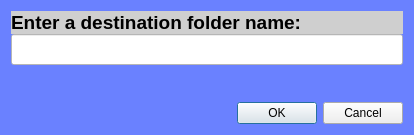
<?xml version="1.0" encoding="UTF-8"?>
<ui version="4.0">
 <class>addDestinationDialog</class>
 <widget class="QDialog" name="addDestinationDialog">
  <property name="windowModality">
   <enum>Qt::ApplicationModal</enum>
  </property>
  <property name="geometry">
   <rect>
    <x>0</x>
    <y>0</y>
    <width>414</width>
    <height>135</height>
   </rect>
  </property>
  <property name="font">
   <font>
    <pointsize>13</pointsize>
   </font>
  </property>
  <property name="windowTitle">
   <string>Add Destination</string>
  </property>
  <property name="styleSheet">
   <string notr="true">QDialog{ background-color: rgb(106, 129, 255); }</string>
  </property>
  <layout class="QGridLayout" name="gridLayout">
   <item row="0" column="0">
    <layout class="QVBoxLayout" name="verticalLayout">
     <property name="spacing">
      <number>0</number>
     </property>
     <item>
      <widget class="QLabel" name="label">
       <property name="font">
        <font>
         <pointsize>14</pointsize>
         <weight>75</weight>
         <bold>true</bold>
        </font>
       </property>
       <property name="styleSheet">
        <string notr="true">background-color: rgb(207, 207, 207);</string>
       </property>
       <property name="text">
        <string>Enter a destination folder name:</string>
       </property>
      </widget>
     </item>
     <item>
      <widget class="QLineEdit" name="newDestinationLineEdit">
       <property name="sizePolicy">
        <sizepolicy hsizetype="Minimum" vsizetype="Fixed">
         <horstretch>0</horstretch>
         <verstretch>0</verstretch>
        </sizepolicy>
       </property>
       <property name="minimumSize">
        <size>
         <width>350</width>
         <height>0</height>
        </size>
       </property>
       <property name="maximumSize">
        <size>
         <width>16777213</width>
         <height>16777215</height>
        </size>
       </property>
       <property name="font">
        <font>
         <pointsize>14</pointsize>
         <weight>75</weight>
         <bold>true</bold>
        </font>
       </property>
       <property name="styleSheet">
        <string notr="true">background-color: rgb(255, 255, 255);</string>
       </property>
      </widget>
     </item>
     <item>
      <spacer name="verticalSpacer">
       <property name="orientation">
        <enum>Qt::Vertical</enum>
       </property>
       <property name="sizeHint" stdset="0">
        <size>
         <width>17</width>
         <height>20</height>
        </size>
       </property>
      </spacer>
     </item>
     <item>
      <widget class="QDialogButtonBox" name="buttonBox">
       <property name="orientation">
        <enum>Qt::Horizontal</enum>
       </property>
       <property name="standardButtons">
        <set>QDialogButtonBox::Cancel|QDialogButtonBox::Ok</set>
       </property>
      </widget>
     </item>
    </layout>
   </item>
  </layout>
 </widget>
 <resources/>
 <connections>
  <connection>
   <sender>buttonBox</sender>
   <signal>accepted()</signal>
   <receiver>addDestinationDialog</receiver>
   <slot>accept()</slot>
   <hints>
    <hint type="sourcelabel">
     <x>230</x>
     <y>105</y>
    </hint>
    <hint type="destinationlabel">
     <x>157</x>
     <y>134</y>
    </hint>
   </hints>
  </connection>
  <connection>
   <sender>buttonBox</sender>
   <signal>rejected()</signal>
   <receiver>addDestinationDialog</receiver>
   <slot>reject()</slot>
   <hints>
    <hint type="sourcelabel">
     <x>298</x>
     <y>111</y>
    </hint>
    <hint type="destinationlabel">
     <x>286</x>
     <y>134</y>
    </hint>
   </hints>
  </connection>
  <connection>
   <sender>buttonBox</sender>
   <signal>clicked(QAbstractButton*)</signal>
   <receiver>addDestinationDialog</receiver>
   <slot>reject()</slot>
   <hints>
    <hint type="sourcelabel">
     <x>271</x>
     <y>101</y>
    </hint>
    <hint type="destinationlabel">
     <x>273</x>
     <y>63</y>
    </hint>
   </hints>
  </connection>
 </connections>
</ui>
